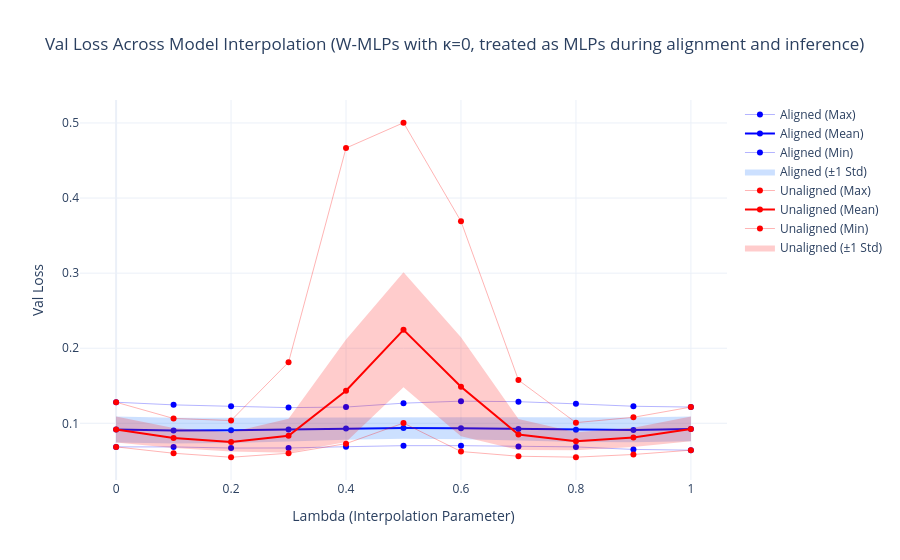

Source (notebook cell):
### Code cell
results_wmlp = load_json("outputs/2025-11-17/17-10-20_mlp_mnist_sym-1__8y7giw5t__zzae2z6u/rebasin_lmc_results_epoch_100.json")
plot_interpolation_metric(results_wmlp, "val_loss", False, title_suffix="W-MLPs with κ=0, treated as MLPs during alignment and inference")

### Figure 1 — Plotly figure (JSON) as saved in the notebook; plotly's stock layout.template omitted (floating-point values rounded to 4 significant figures)
{"data": [{"line": {"color": "blue", "width": 0.3}, "mode": "lines+markers", "name": "Aligned (Max)", "type": "scatter", "x": [0, 0.1, 0.2, 0.3, 0.4, 0.5, 0.6, 0.7, 0.8, 0.9, 1], "y": [0.1281, 0.1246, 0.1226, 0.1209, 0.1216, 0.1268, 0.1295, 0.1288, 0.1259, 0.1227, 0.1216]}, {"line": {"color": "blue", "width": 2}, "mode": "lines+markers", "name": "Aligned (Mean)", "type": "scatter", "x": [0, 0.1, 0.2, 0.3, 0.4, 0.5, 0.6, 0.7, 0.8, 0.9, 1], "y": [0.09164, 0.09029, 0.09061, 0.09177, 0.09304, 0.0937, 0.09343, 0.09246, 0.09148, 0.09122, 0.09254]}, {"line": {"color": "blue", "width": 0.3}, "mode": "lines+markers", "name": "Aligned (Min)", "type": "scatter", "x": [0, 0.1, 0.2, 0.3, 0.4, 0.5, 0.6, 0.7, 0.8, 0.9, 1], "y": [0.0686, 0.06855, 0.06703, 0.06715, 0.06883, 0.07022, 0.07021, 0.0692, 0.06857, 0.0652, 0.06423]}, {"fill": "toself", "fillcolor": "rgba(0, 100, 255, 0.2)", "line": {"color": "rgba(255,255,255,0)"}, "name": "Aligned (±1 Std)", "showlegend": true, "type": "scatter", "x": [0, 0.1, 0.2, 0.3, 0.4, 0.5, 0.6, 0.7, 0.8, 0.9, 1, 1, 0.9, 0.8, 0.7, 0.6, 0.5, 0.4, 0.3, 0.2, 0.1, 0], "y": [0.1089, 0.1073, 0.1074, 0.1078, 0.1081, 0.1081, 0.1081, 0.1079, 0.1078, 0.1078, 0.1091, 0.07594, 0.07466, 0.07519, 0.07697, 0.07878, 0.07929, 0.07803, 0.07575, 0.07385, 0.07324, 0.07438]}, {"line": {"color": "red", "width": 0.3}, "mode": "lines+markers", "name": "Unaligned (Max)", "type": "scatter", "x": [0, 0.1, 0.2, 0.3, 0.4, 0.5, 0.6, 0.7, 0.8, 0.9, 1], "y": [0.1281, 0.1064, 0.1037, 0.1814, 0.4666, 0.5003, 0.369, 0.1575, 0.1009, 0.108, 0.1216]}, {"line": {"color": "red", "width": 2}, "mode": "lines+markers", "name": "Unaligned (Mean)", "type": "scatter", "x": [0, 0.1, 0.2, 0.3, 0.4, 0.5, 0.6, 0.7, 0.8, 0.9, 1], "y": [0.09164, 0.08034, 0.07518, 0.08342, 0.1434, 0.2244, 0.1488, 0.08499, 0.076, 0.0812, 0.09254]}, {"line": {"color": "red", "width": 0.3}, "mode": "lines+markers", "name": "Unaligned (Min)", "type": "scatter", "x": [0, 0.1, 0.2, 0.3, 0.4, 0.5, 0.6, 0.7, 0.8, 0.9, 1], "y": [0.0686, 0.06013, 0.05479, 0.06014, 0.07292, 0.1003, 0.06242, 0.05613, 0.05492, 0.05846, 0.06423]}, {"fill": "toself", "fillcolor": "rgba(255, 0, 0, 0.2)", "line": {"color": "rgba(255,255,255,0)"}, "name": "Unaligned (±1 Std)", "showlegend": true, "type": "scatter", "x": [0, 0.1, 0.2, 0.3, 0.4, 0.5, 0.6, 0.7, 0.8, 0.9, 1, 1, 0.9, 0.8, 0.7, 0.6, 0.5, 0.4, 0.3, 0.2, 0.1, 0], "y": [0.1089, 0.0936, 0.08794, 0.106, 0.2115, 0.301, 0.2147, 0.1056, 0.08795, 0.0941, 0.1091, 0.07594, 0.06831, 0.06404, 0.06435, 0.08287, 0.1479, 0.0752, 0.06085, 0.06241, 0.06707, 0.07438]}], "layout": {"hovermode": "x unified", "title": {"text": "Val Loss Across Model Interpolation (W-MLPs with κ=0, treated as MLPs during alignment and inference)"}, "xaxis": {"title": {"text": "Lambda (Interpolation Parameter)"}}, "yaxis": {"title": {"text": "Val Loss"}, "type": "linear"}}}
